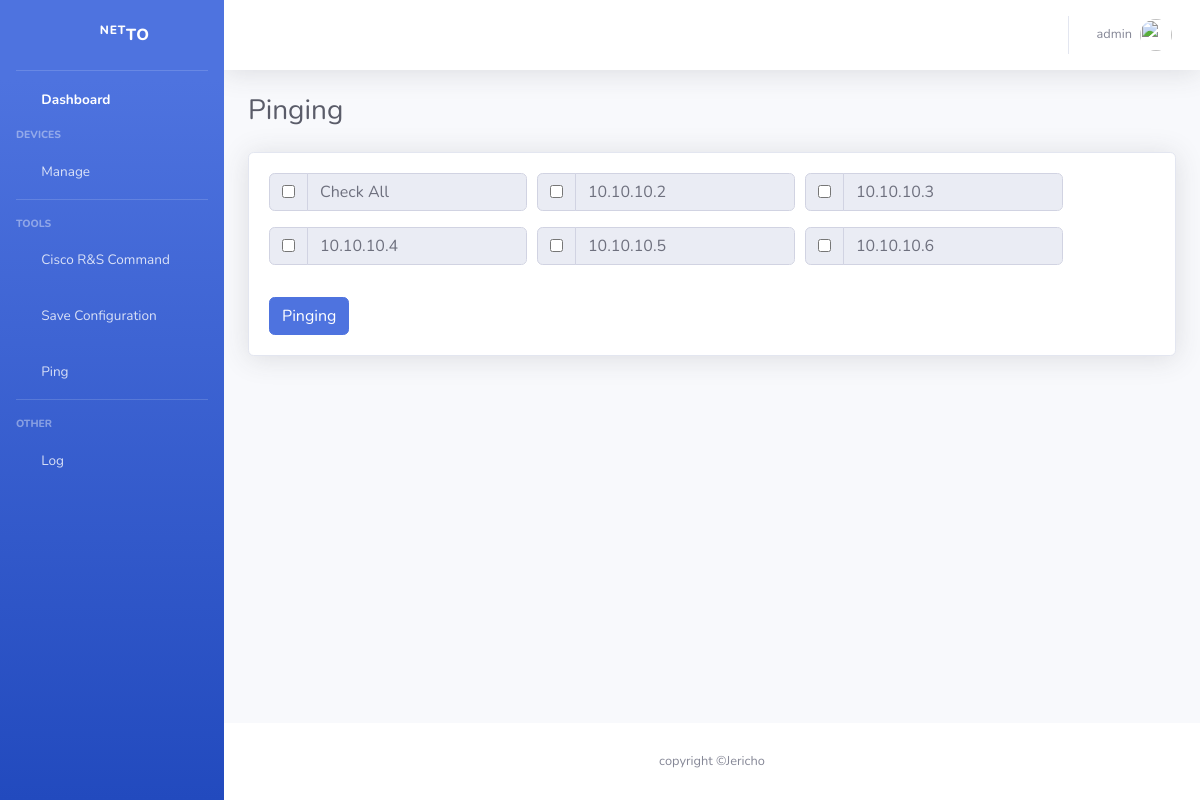
Screenshot of /netto/pinging/ (signed in) with the database file from the repository.
### netto/models.py (models this page shows, shortened)
class Device(models.Model):
    ip_address = models.CharField(max_length=255)
    hostname = models.CharField(max_length=255)
    username = models.CharField(max_length=255)
    password = models.CharField(max_length=255)
    sshport = models.IntegerField(default=22)
    created_at = models.DateTimeField(auto_now_add=True)

### netto/views.py (the view)
# urls.py: path('pinging/', views.pinging, name='pinging'),
@login_required
def pinging(request):
    if request.method == "POST":
        selected_devices_id = request.POST.getlist('cxb_device')
        result = []
        for x in selected_devices_id:
            alat = get_object_or_404(Device, pk=x)
            response = os.popen(f"ping {alat.ip_address}").read()
            if "Received = 4" in response:
                result.append(f"UP {alat.ip_address} Ping OK")
            else:
                result.append(f"DOWN {alat.ip_address} Ping Timeout")
        result = "\n".join(result)
        return render(request, 'netto/verify_result.html', {'result':result})
    else:
        devi = Device.objects.all()
        logsrec = Log.objects.all().order_by('-time')[:4]
        context = {
            'total_devices': len(devi),
            'devi': devi,
            'mode': 'Pinging',
            'total_log': len(logsrec),
            'logs': logsrec
        }
        return render(request, 'netto/pinging.html', context)

### netto/templates/netto/pinging.html (shortened to what this page needs)
{% extends 'base.html' %}
{% block pagecontent %}
<div class="d-sm-flex align-items-center justify-content-between mb-4">
    <h1 class="h3 mb-0 text-gray-800">{{mode}}</h1>
</div>
<div class="row">
    <div class="col-xl-12 col-lg-7">
        <div class="card shadow mb-4">
            <div class="card-body">
                <form method="POST" target="_blank">
                    <div class="form-row">
                        <div class="col-auto">
                            <div class="input-group mb-3">
                                <div class="input-group-prepend">
                                  <div class="input-group-text">
                                    <input type="checkbox" class="check" id="checkAll" name="" aria-label="Checkbox for following text input">
                                  </div>
                                </div>
                                <input disabled type="text" class="form-control" value="Check All" aria-label="Text input with checkbox">
                            </div>
                        </div>
                        {% for devi in devi %}
                        <div class="col-auto">
                            <div class="input-group mb-3">
                                <div class="input-group-prepend">
                                  <div class="input-group-text">
                                    <input type="checkbox" class="check" name="cxb_device" value="{{ devi.id }}" aria-label="Checkbox for following text input">
                                  </div>
                                </div>
                                <input disabled type="text" class="form-control" value="{{ devi.ip_address }}" aria-label="Text input with checkbox">
                            </div>
                        </div>
                        {% endfor %}
                        <div class="col-12">
                            <button type="submit"  class="mt-3 btn btn-primary">Pinging</button>
                        </div>
                    </div>
                </form>
            </div>
        </div>
    </div>
</div>
{% endblock %}

### templates/base.html (shortened to what this page needs)
{% load static %}
<!DOCTYPE html>
<html lang="en">
<head>
  <link rel="stylesheet" type="text/css" href="https://cdn.datatables.net/1.10.20/css/jquery.dataTables.css">
  <link href="{% static  'fontawesome-free/css/all.min.css' %}" rel="stylesheet" type="text/css">
  <link href="{% static 'css/sb-admin-2.min.css' %}" rel="stylesheet">
</head>
<body id="page-top">
  <div id="wrapper">
    <ul class="navbar-nav bg-gradient-primary sidebar sidebar-dark accordion" id="accordionSidebar">
      <a class="sidebar-brand d-flex align-items-center justify-content-center" href="{% url 'index' %}">
        <div class="sidebar-brand-icon rotate-n-15">
          <i class="fas fa-dice-d6"></i>
        </div>
        <div class="sidebar-brand-text mx-3"><sup>Net</sup>to</div>
      </a>
      <hr class="sidebar-divider my-0">
      <li class="nav-item active">
        <a class="nav-link" href="{% url 'index' %}">
          <i class="fas fa-fw fa-tachometer-alt"></i>
          <span>Dashboard</span></a>
      </li>
      <div class="sidebar-heading">
        Devices
      </div>
      <li class="nav-item">
        <a class="nav-link collapsed" href="#" data-toggle="collapse" data-target="#collapseManage"
          aria-expanded="true" aria-controls="collapseUtilities">
          <i class="fas fa-fw fa-server"></i>
          <span>Manage</span>
        </a>
      </li>
      <hr class="sidebar-divider">
      <div class="sidebar-heading">
        Tools
      </div>
      <li class="nav-item">
        <a class="nav-link" href="{% url 'configt' %}">
          <i class="fas fa-fw fa-terminal"></i>
          <span>Cisco R&S Command</span></a>
      </li>
      <li class="nav-item">
        <a class="nav-link" href="{% url 'saveconf' %}">
          <i class="fas fa-fw fa-cog"></i>
          <span>Save Configuration</span>
        </a>
      </li>
      <li class="nav-item">
        <a class="nav-link" href="{% url 'pinging' %}">
          <i class="fas fa-fw fa-hands-helping"></i>
          <span>Ping</span></a>
      </li>
      <hr class="sidebar-divider">
      <div class="sidebar-heading">
        Other
      </div>
      <li class="nav-item">
        <a class="nav-link" href="{% url 'log' %}">
          <i class="fas fa-fw fa-table"></i>
          <span>Log</span></a>
      </li>
    </ul>
    <div id="content-wrapper" class="d-flex flex-column">
      <div id="content">
        <nav class="navbar navbar-expand navbar-light bg-white topbar mb-4 static-top shadow">
          <ul class="navbar-nav ml-auto">
            <li class="nav-item dropdown no-arrow">
              <a class="nav-link dropdown-toggle" href="#" id="userDropdown" role="button" data-toggle="dropdown"
              aria-haspopup="true" aria-expanded="false">
                <span class="mr-2 d-none d-lg-inline text-gray-600 small">{{request.user.username}}</span>
                <img class="img-profile rounded-circle" src="{% static 'image/bg-login.jpg'%}">
              </a>
            </li>
          </ul>
        </nav>
        <div class="container-fluid">
            {% block pagecontent %}
            {% endblock%}
        </div>
      </div>
      <footer class="sticky-footer bg-white">
        <div class="container my-auto">
          <div class="copyright text-center my-auto">
            <span>copyright &copy;Jericho</span>
          </div>
        </div>
      </footer>
    </div>
  </div>
</body>

### rows the page displays
Device: ip_address "10.10.10.2"
Device: ip_address "10.10.10.3"
Device: ip_address "10.10.10.4"
Device: ip_address "10.10.10.5"
Device: ip_address "10.10.10.6"

### other values shown
{{ request.user.username }} "admin"
{{ mode }} "Pinging"
